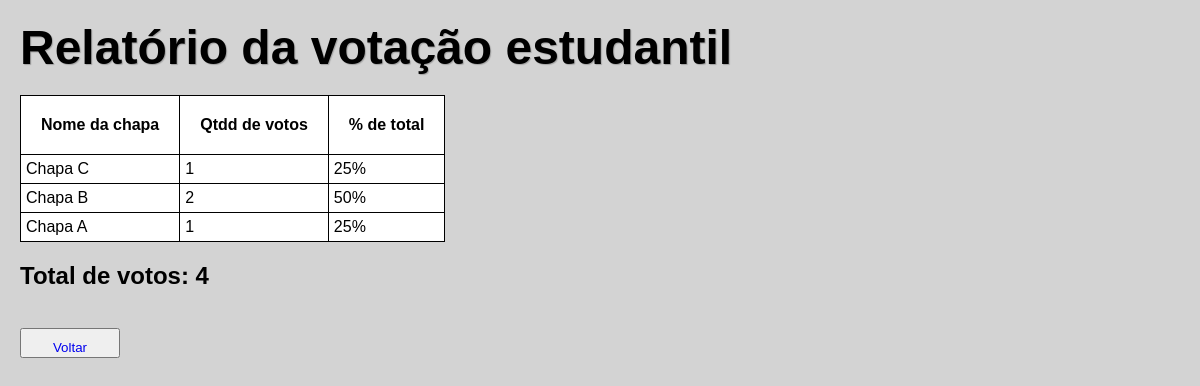
The app's page /projeto-unit/paginas-secundarias/relatorio.php with its own data.
### tables this page shows
CREATE TABLE `chapas` (
  `id` int(11) NOT NULL,
  `nome` varchar(220) NOT NULL,
  `codigo` int(11) NOT NULL,
  `nome_lider` varchar(50) NOT NULL,
  `codigo_lider` int(10) NOT NULL,
  `nome_vice` varchar(50) NOT NULL,
  `codigo_vice` int(10) NOT NULL,
  `contadorVoto` tinyint(1) NOT NULL
);

### projeto-unit/paginas-secundarias/relatorio.php (the view, shortened to what this page needs)
<?php
include("../scripts/conexao.php");
    $sqlConsulta6 = "SELECT * FROM chapas ORDER BY id DESC";
    $result11 = $conn->query($sqlConsulta6);
    $totalVotos = 0;
    while ($userData = mysqli_fetch_assoc($result11)) {
    $totalVotos += $userData['contadorVoto'];
}
    $result11 = $conn->query($sqlConsulta6);
?>
<!DOCTYPE html>
<html lang="pt-br">
<head>
    <link rel="stylesheet" href="../estilos/tabelas.css">
</head>
<body>
    <h1>Relatório da votação estudantil</h1>
    <table id="tabela2">
            <thead>
                <tr>
                    <th scope="col">Nome da chapa</th>
                    <th scope="col">Qtdd de votos</th>
                    <th scope="col">% de total</th>
                </tr>
            </thead>
            <tbody>
                <?php
                    while($userData = mysqli_fetch_assoc($result11)){
                        echo "<tr>";
                        echo "<td>" .$userData['nome'] . "</td>";
                        echo "<td>" .$userData['contadorVoto'] . "</td>";
                        $porcentagem = ($userData['contadorVoto'] / $totalVotos) * 100;
                        echo "<td>" . round($porcentagem, 2) . "%</td>";
                        echo "</tr>";
                    }
                ?>
            </tbody>
    </table>
    <?php
        echo "<h2>Total de votos: $totalVotos</h2>";
    ?>
    <br>
    <BUTTon class="botoes"><a href="../index.php">Voltar</a></BUTTon>
</body>
</html>

### projeto-unit/estilos/tabelas.css (style rules this page uses)
* { font-family: Arial, Helvetica, sans-serif, "Arial Narrow", Arial, sans-serif; padding: 0; margin: 0; box-sizing: border-box; }
body { background-color: lightgray; }
h1 { font-size: 3em; margin: 20px; text-shadow: 1px 1px 1px rgba(0, 0, 0, 0.233); }
table th { padding: 20px; }
table, th, td { border: 1px solid black; border-collapse: collapse; padding: 5px; margin: 20px; background-color: white; }
button { margin: 20px; padding: 10px; }
a { text-decoration: none; }
h2 { margin-left: 20px; }
.botoes { margin-top: 20px; margin-bottom: 20px; width: 100px; height: 30px; }

### records on screen
chapas: nome "Chapa C", contadorVoto "1", contadorVoto "25"
chapas: nome "Chapa B", contadorVoto "2", contadorVoto "50"
chapas: nome "Chapa A", contadorVoto "1", contadorVoto "25"

### other values on screen
$totalVotos "4"
